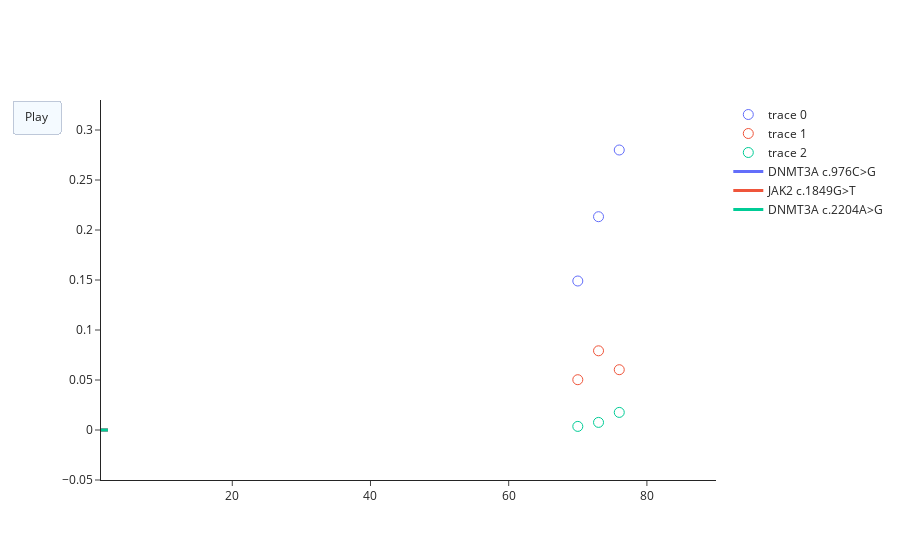

Notebook cell for this chart:
### Code cell
part_animation('LBC360636')

### Figure 1 — Plotly figure (JSON) as saved in the notebook; plotly's stock layout.template omitted (floating-point values rounded to 4 significant figures)
{"data": [{"marker": {"color": "#636EFA", "size": 10, "symbol": 100}, "mode": "markers", "type": "scatter", "x": [70, 73, 76], "y": [0.149, 0.2133, 0.28]}, {"marker": {"color": "#EF553B", "size": 10, "symbol": 100}, "mode": "markers", "type": "scatter", "x": [70, 73, 76], "y": [0.0503, 0.0792, 0.0603]}, {"marker": {"color": "#00CC96", "size": 10, "symbol": 100}, "mode": "markers", "type": "scatter", "x": [70, 73, 76], "y": [0.0036, 0.0076, 0.0176]}, {"line": {"color": "#636EFA", "width": 3}, "mode": "lines", "name": "DNMT3A c.976C>G", "type": "scatter", "x": [1, 2], "y": [0, 0]}, {"line": {"color": "#EF553B", "width": 3}, "mode": "lines", "name": "JAK2 c.1849G>T", "type": "scatter", "x": [1, 2], "y": [0, 2.57e-06]}, {"line": {"color": "#00CC96", "width": 3}, "mode": "lines", "name": "DNMT3A c.2204A>G", "type": "scatter", "x": [1, 2], "y": [0, 0]}], "layout": {"updatemenus": [{"buttons": [{"args": [null, {"frame": {"duration": 22.47, "redraw": false}, "fromcurrent": true, "transition": {"duration": 0}}], "label": "Play", "method": "animate"}], "pad": {"r": 10, "t": 0}, "showactive": true, "type": "buttons"}], "xaxis": {"autorange": false, "range": [1, 90]}, "yaxis": {"autorange": false, "range": [-0.05, 0.33]}}}
